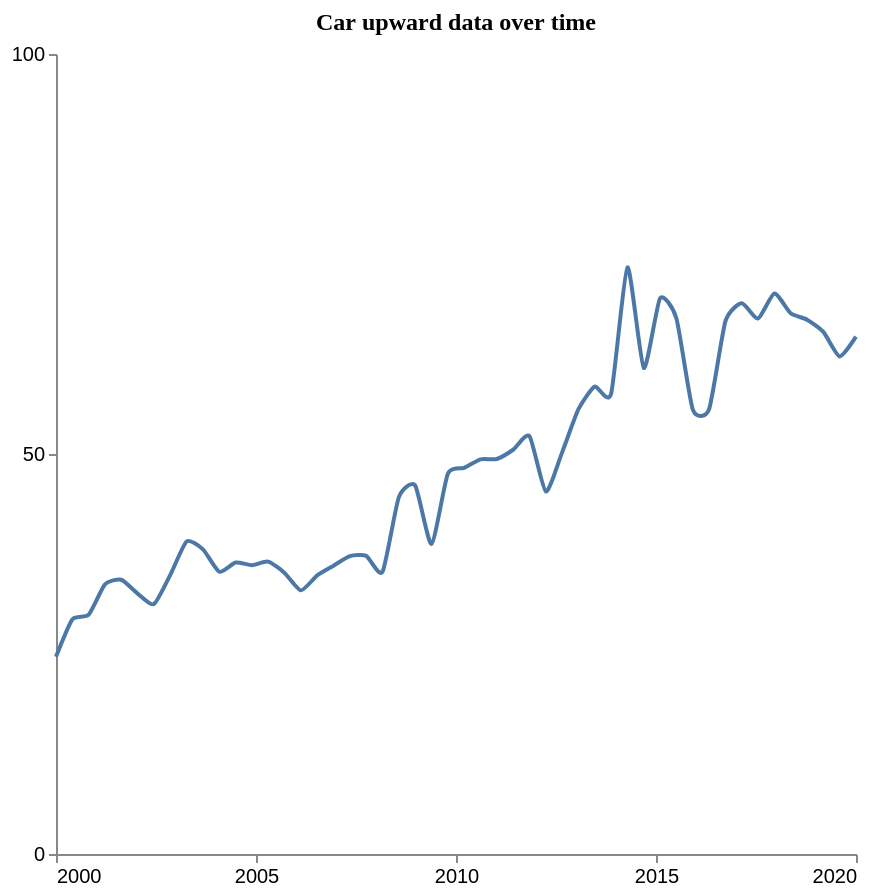

Specify this chart in Vega-Lite:
### Vega-Lite specification from a JSON file in a GitHub repository (floating-point values rounded to 4 significant figures)
{"$schema": "https://vega.github.io/schema/vega-lite/v5.json", "description": "Pattern: Upward", "data": {"values": [{"X": 2000.0, "Y": 24.65}, {"X": 2000.0, "Y": 29.32}, {"X": 2001.0, "Y": 29.91}, {"X": 2001.0, "Y": 33.72}, {"X": 2002.0, "Y": 34.28}, {"X": 2002.0, "Y": 32.56}, {"X": 2002.0, "Y": 31.24}, {"X": 2003.0, "Y": 34.89}, {"X": 2003.0, "Y": 39.07}, {"X": 2004.0, "Y": 38.08}, {"X": 2004.0, "Y": 35.28}, {"X": 2004.0, "Y": 36.43}, {"X": 2005.0, "Y": 36.11}, {"X": 2005.0, "Y": 36.54}, {"X": 2006.0, "Y": 35.14}, {"X": 2006.0, "Y": 32.95}, {"X": 2007.0, "Y": 34.83}, {"X": 2007.0, "Y": 36.04}, {"X": 2007.0, "Y": 37.23}, {"X": 2008.0, "Y": 37.27}, {"X": 2008.0, "Y": 35.28}, {"X": 2009.0, "Y": 44.61}, {"X": 2009.0, "Y": 46.06}, {"X": 2009.0, "Y": 38.75}, {"X": 2010.0, "Y": 47.53}, {"X": 2010.0, "Y": 48.26}, {"X": 2011.0, "Y": 49.33}, {"X": 2011.0, "Y": 49.38}, {"X": 2011.0, "Y": 50.53}, {"X": 2012.0, "Y": 52.23}, {"X": 2012.0, "Y": 45.32}, {"X": 2013.0, "Y": 50.2}, {"X": 2013.0, "Y": 55.6}, {"X": 2013.0, "Y": 58.42}, {"X": 2014.0, "Y": 57.53}, {"X": 2014.0, "Y": 73.33}, {"X": 2015.0, "Y": 60.76}, {"X": 2015.0, "Y": 69.47}, {"X": 2016.0, "Y": 66.94}, {"X": 2016.0, "Y": 55.59}, {"X": 2016.0, "Y": 55.59}, {"X": 2017.0, "Y": 66.58}, {"X": 2017.0, "Y": 68.84}, {"X": 2018.0, "Y": 66.94}, {"X": 2018.0, "Y": 70.07}, {"X": 2018.0, "Y": 67.6}, {"X": 2019.0, "Y": 66.79}, {"X": 2019.0, "Y": 65.27}, {"X": 2020.0, "Y": 62.2}, {"X": 2020.0, "Y": 64.66}]}, "mark": {"type": "line", "interpolate": "cardinal", "tension": 0.4}, "encoding": {"x": {"field": "X", "type": "quantitative", "title": "", "axis": {"grid": false, "format": "d", "values": [2000, 2005, 2010, 2015, 2020], "tickSize": 4}, "scale": {"domain": [2000, 2020]}}, "y": {"field": "Y", "type": "quantitative", "title": "", "axis": {"grid": false, "format": "d", "values": [0, 50, 100], "tickSize": 4, "tickOpacity": 1}, "scale": {"domain": [0, 100]}}}, "title": {"text": "Car upward data over time", "anchor": "middle", "font": "Tahoma", "fontSize": 12}, "config": {"lineBreak": "^", "view": {"stroke": null}}, "height": 400, "width": 400, "autosize": "pad"}
